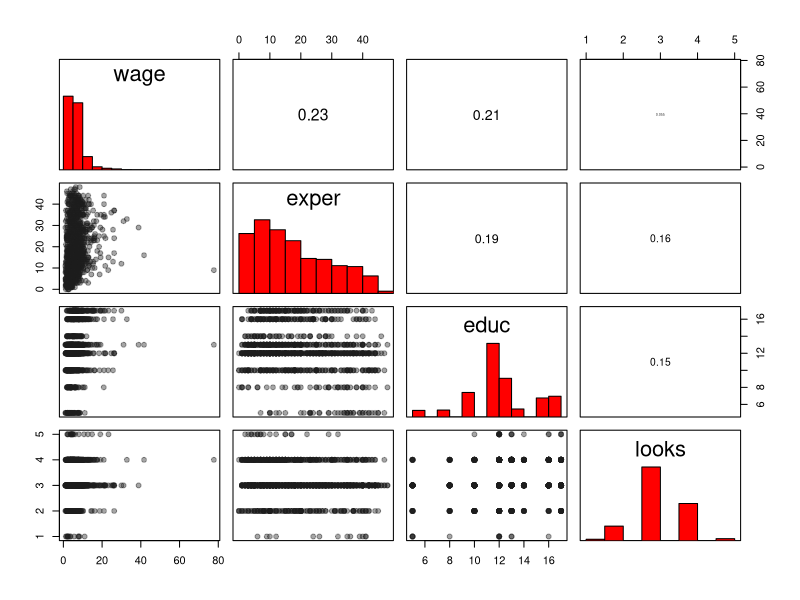
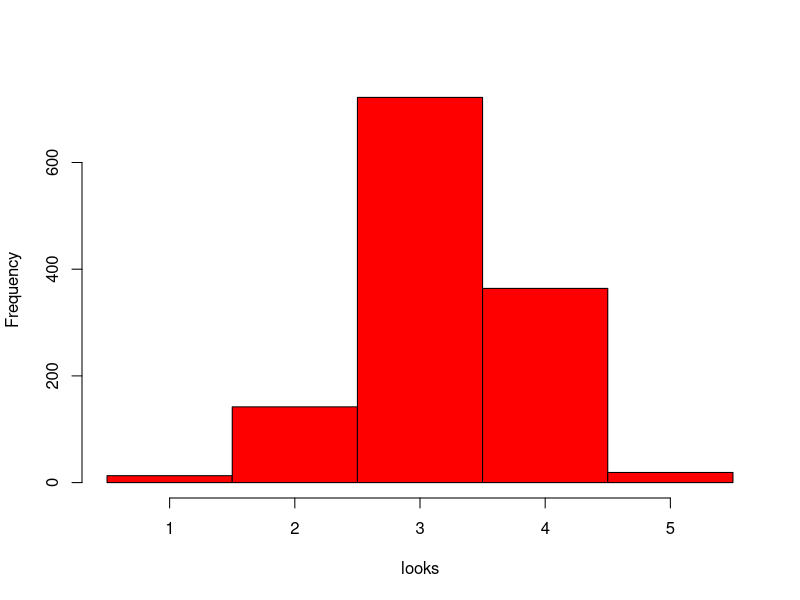
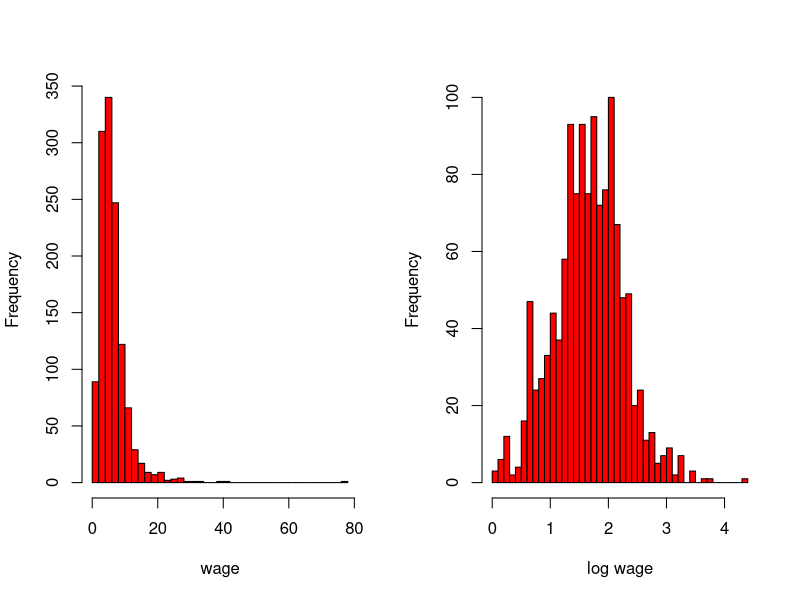

These charts were generated, in order, by the following R code: (Note: this script raises an error after producing the figures.)
## ---- chunk 1
library(lattice)
library(MASS)
library(lmtest)
library(sandwich)
library(mvtnorm)
library(car)

mycol <- rgb(30,30,30,100,maxColorValue=255)

mycoeftest <- function(m, EstType){
  beta  <- coef(m)[-1]
  Vbeta <- vcovHC(m, type = EstType)[-1,-1]
  D <- diag(1 / sqrt(diag(Vbeta)))
  t <- D %*% beta
  Cor <- D %*% Vbeta %*% t(D)
  m.df <- length(m$residuals) - length(beta)
  p_adj <- sapply(abs(t), function(x) 1-pmvt(-rep(x, length(beta)), rep(x, length(beta)), corr = Cor, df = m.df))
  c(NaN, p_adj)
}

addtrend <- function(x, y){
  y <- y[order(x)]
  x <- sort(x)  
  lines(x, predict(loess(y ~ x)), col = "red")
}
## ---- chunk 2
data <- read.csv("beauty.csv", sep=";")

panel.hist <- function(x, ...){
    usr <- par("usr"); on.exit(par(usr))
    par(usr = c(usr[1:2], 0, 1.5) )
    h <- hist(x, plot = FALSE)
    breaks <- h$breaks; nB <- length(breaks)
    y <- h$counts; y <- y/max(y)
    rect(breaks[-nB], 0, breaks[-1], y, col = "red", ...)
}

panel.cor <- function(x, y, digits = 2, prefix = "", cex.cor, ...){
    usr <- par("usr"); on.exit(par(usr))
    par(usr = c(0, 1, 0, 1))
    r <- abs(cor(x, y))
    txt <- format(c(r, 0.123456789), digits = digits)[1]
    txt <- paste0(prefix, txt)
    if(missing(cex.cor)) cex.cor <- 0.8/strwidth(txt)
    text(0.5, 0.5, txt, cex = cex.cor * r)
}

panel.dots <- function(x, y, ...){
  points(x, y, pch=19, col=mycol)
}

pairs(data[,c("wage", "exper", "educ", "looks")], diag.panel=panel.hist, 
      upper.panel = panel.cor, lower.panel = panel.dots)
## ---- chunk 3
hist(data$looks, col="red", breaks = seq(0.5, 5.5, by=1), main="", xlab="looks")
## ---- chunk 4
data$aboveavg <- rep(1, dim(data)[1]) * (data$looks>3)
data$belowavg <- rep(1, dim(data)[1]) * (data$looks<3)
data$looks <- NULL
## ---- chunk 5
par(mfrow=c(1,2))
hist(data$wage, col="red", main="", xlab="wage", breaks=50)
hist(log(data$wage), col="red", main="", xlab="log wage", breaks=50)
## ---- chunk 6
excluded <- subset(data, wage>45)
data     <- subset(data, wage<45)
## ---- chunk 7
par(mfrow=c(1,1))
boxcox(lm(wage~., data=data))
## ---- chunk 8
data$logwage <- log(data$wage)
data$wage <- NULL

excluded$logwage <- log(excluded$wage)
excluded$wage <- NULL
## ---- chunk 9
m1 <- lm(logwage ~., data=data)
## ---- chunk 10
s1 <-summary(m1)
s1$coefficients <- cbind(s1$coefficients, mycoeftest(m1, "HC0"))
dimnames(s1$coefficients)[[2]][5] <- "Adjusted p-value"
print(s1)
## ---- chunk 11
par(mfrow=c(3,2))

qqnorm(residuals(m1))
qqline(residuals(m1), col="red")
grid()

plot(1:dim(data)[1], rstandard(m1), xlab="i", ylab="Standardized residuals", col=mycol, pch=19)
addtrend(1:dim(data)[1], rstandard(m1))
grid()

plot(fitted(m1), rstandard(m1), xlab="Fitted values", ylab="Standardized residuals", col=mycol, pch=19)
addtrend(fitted(m1), rstandard(m1))
grid()

plot(data$educ, rstandard(m1), xlab="Education", ylab="Standardized residuals", col=mycol, pch=19)
addtrend(data$educ, rstandard(m1))
grid()

plot(data$exper, rstandard(m1), xlab="Experience", ylab="Standardized residuals", col=mycol, pch=19)
addtrend(data$exper, rstandard(m1))
grid()
## ---- chunk 12
m2 <- lm(logwage ~ . + I(exper^2) , data=data)
## ---- chunk 13
s2 <-summary(m2)
s2$coefficients <- cbind(s2$coefficients, mycoeftest(m2, "HC0"))
dimnames(s2$coefficients)[[2]][5] <- "Adjusted p-value"
print(s2)
## ---- chunk 14
add1(m2, ~ .^2, test="F")
## ---- chunk 15
par(mfrow=c(3,2))

qqnorm(residuals(m2))
qqline(residuals(m2), col="red")
grid()

plot(1:dim(data)[1], rstandard(m2), xlab="i", ylab="Standardized residuals", col=mycol, pch=19)
addtrend(1:dim(data)[1], rstandard(m2))
grid()

plot(fitted(m2), rstandard(m2), xlab="Fitted values", ylab="Standardized residuals", col=mycol, pch=19)
addtrend(fitted(m2), rstandard(m2))
grid()

plot(data$educ, rstandard(m2), xlab="Education", ylab="Standardized residuals", col=mycol, pch=19)
addtrend(data$educ, rstandard(m2))
grid()

plot(data$exper, rstandard(m2), xlab="Experience", ylab="Standardized residuals", col=mycol, pch=19)
addtrend(data$exper, rstandard(m2))
grid()

plot(data$exper^2, rstandard(m2), xlab="Experience^2", ylab="Standardized residuals", col=mycol, pch=19)
addtrend(data$exper^2, rstandard(m2))
grid()
## ---- chunk 16
m3 <- lm(logwage ~ exper+ exper*female + female + union + service + educ + aboveavg + belowavg + I(exper^2), data=data)
## ---- chunk 17
s3 <-summary(m3)
s3$coefficients <- cbind(s3$coefficients, mycoeftest(m3, "HC0"))
dimnames(s3$coefficients)[[2]][5] <- "Adjusted p-value"
print(s3)
## ---- chunk 18
par(mfrow=c(4,2))

qqnorm(residuals(m3))
qqline(residuals(m3), col="red")
grid()

plot(1:dim(data)[1], rstandard(m3), xlab="i", ylab="Standardized residuals", col=mycol, pch=19)
addtrend(1:dim(data)[1], rstandard(m3))
grid()

plot(fitted(m3), rstandard(m3), xlab="Fitted values", ylab="Standardized residuals", col=mycol, pch=19)
addtrend(fitted(m3), rstandard(m3))
grid()

plot(data$educ, rstandard(m3), xlab="Education", ylab="Standardized residuals", col=mycol, pch=19)
addtrend(data$educ, rstandard(m3))
grid()

plot(data$exper, rstandard(m3), xlab="Experience", ylab="Standardized residuals", col=mycol, pch=19)
addtrend(data$exper, rstandard(m3))
grid()

plot(data$exper^2, rstandard(m3), xlab="Experience^2", ylab="Standardized residuals", col=mycol, pch=19)
addtrend(data$exper^2, rstandard(m3))
grid()

plot(data$exper * data$female, rstandard(m3), xlab="Experience * Sex", ylab="Standardized residuals", col=mycol, pch=19)
addtrend(data$exper * data$female, rstandard(m3))
grid()
## ---- chunk 19
jtest(m2,m3)
## ---- chunk 20
m4 <- lm(logwage ~ exper + I(exper^2) + exper*female + female + black + female*black + married + female*married + union + service + educ + aboveavg + belowavg, data=data)
## ---- chunk 21
s4 <-summary(m4)
s4$coefficients <- cbind(s4$coefficients, mycoeftest(m4, "HC0"))
dimnames(s4$coefficients)[[2]][5] <- "Adjusted p-value"
print(s4)
## ---- chunk 22
par(mfrow=c(4,2))

qqnorm(residuals(m4))
qqline(residuals(m4), col="red")
grid()

plot(1:dim(data)[1], rstandard(m4), xlab="i", ylab="Standardized residuals", col=mycol, pch=19)
addtrend(1:dim(data)[1], rstandard(m4))
grid()

plot(fitted(m4), rstandard(m4), xlab="Fitted values", ylab="Standardized residuals", col=mycol, pch=19)
addtrend(fitted(m4), rstandard(m4))
grid()

plot(data$educ, rstandard(m4), xlab="Education", ylab="Standardized residuals", col=mycol, pch=19)
addtrend(data$educ, rstandard(m4))
grid()

plot(data$exper, rstandard(m4), xlab="Experience", ylab="Standardized residuals", col=mycol, pch=19)
addtrend(data$exper, rstandard(m4))
grid()

plot(data$exper^2, rstandard(m4), xlab="Experience^2", ylab="Standardized residuals", col=mycol, pch=19)
addtrend(data$exper^2, rstandard(m4))
grid()

plot(data$exper * data$female, rstandard(m4), xlab="Experience * Sex", ylab="Standardized residuals", col=mycol, pch=19)
addtrend(data$exper * data$female, rstandard(m4))
grid()
## ---- chunk 23
waldtest(m4, m3, vcov = vcovHC(m4, type = "HC0"))
## ---- chunk 24
add1(m4, ~ .^2, test="F")
## ---- chunk 25
m5 <- lm(logwage ~ exper + I(exper^2) + exper*female + female + black + female*black + union + service + educ + aboveavg + belowavg, data=data)

s5 <-summary(m5)
s5$coefficients <- cbind(s5$coefficients, mycoeftest(m5, "HC0"))
dimnames(s5$coefficients)[[2]][5] <- "Adjusted p-value"
print(s5)

waldtest(m4, m5, vcov = vcovHC(m4, type = "HC0"))
## ---- chunk 26
m5 <- lm(logwage ~ exper + I(exper^2) + exper*female + female + black + female*black + married + union + service + educ + aboveavg + belowavg, data=data)

s5 <-summary(m5)
s5$coefficients <- cbind(s5$coefficients, mycoeftest(m5, "HC0"))
dimnames(s5$coefficients)[[2]][5] <- "Adjusted p-value"
print(s5)

waldtest(m4, m5, vcov = vcovHC(m4, type = "HC0"))
## ---- chunk 27
par(mfrow=c(1,2))
plot(fitted(m4), cooks.distance(m4), xlab="Fitted log wages", ylab="Cook's distance")
lines(c(0,100), c(0.015, 0.015), col="red")
plot(data$logwage, cooks.distance(m4), xlab="Log wages", ylab="Cook's distance")
lines(c(0,100), c(0.015, 0.015), col="red")
## ---- chunk 28
excluded <- rbind(excluded, data[cooks.distance(m4)>0.015,])
data2 <-data[cooks.distance(m4)<=0.015,]
m6 <- lm(logwage ~ exper + I(exper^2) + exper*female + female + black + female*black + married + female*married + union + service + educ + aboveavg + belowavg, data=data2)
## ---- chunk 29
res <- cbind(coefficients(m4), coefficients(m6))
colnames(res) <- c("All data", "Filtered data")
res
## ---- chunk 30
s6 <-summary(m6)
s6$coefficients <- cbind(s6$coefficients, mycoeftest(m6, "HC0"))
dimnames(s6$coefficients)[[2]][5] <- "Adjusted p-value"
print(s6)
## ---- chunk 31
par(mfrow=c(4,2))

qqnorm(residuals(m6))
qqline(residuals(m6), col="red")
grid()

plot(1:dim(data2)[1], rstandard(m6), xlab="i", ylab="Standardized residuals", col=mycol, pch=19)
addtrend(1:dim(data2)[1], rstandard(m6))
grid()

plot(fitted(m6), rstandard(m6), xlab="Fitted values", ylab="Standardized residuals", col=mycol, pch=19)
addtrend(fitted(m6), rstandard(m6))
grid()

plot(data2$educ, rstandard(m6), xlab="Education", ylab="Standardized residuals", col=mycol, pch=19)
addtrend(data2$educ, rstandard(m6))
grid()

plot(data2$exper, rstandard(m6), xlab="Experience", ylab="Standardized residuals", col=mycol, pch=19)
addtrend(data2$exper, rstandard(m6))
grid()

plot(data2$exper^2, rstandard(m6), xlab="Experience^2", ylab="Standardized residuals", col=mycol, pch=19)
addtrend(data2$exper^2, rstandard(m6))
grid()

plot(data2$exper * data2$female, rstandard(m6), xlab="Experience * Sex", ylab="Standardized residuals", col=mycol, pch=19)
addtrend(data2$exper * data2$female, rstandard(m6))
grid()
## ---- chunk 32
m7 <- lm(logwage ~ exper + I(exper^2) + exper*female + female + black + female*married + married + union + service + educ + aboveavg + belowavg, data=data2)
s7 <-summary(m7)
s7$coefficients <- cbind(s7$coefficients, mycoeftest(m7, "HC0"))
dimnames(s7$coefficients)[[2]][5] <- "Adjusted p-value"
print(s7)
waldtest(m6, m7, vcov = vcovHC(m6, type = "HC0"))
# the same as above
waldtest(m6, m7, vcov = function(x) vcovHC(x, type = "HC0"))
## ---- chunk 33
par(mfrow=c(1,1))
plot(data2$logwage, fitted(m6), xlab="Log wage", ylab="Predicted log wage", pch=19, col=mycol, 
     xlim=c(0,max(excluded$logwage)), ylim=c(0,3))
lines(c(0,10), c(0,10), col="red")
points(excluded$logwage, predict(m6, excluded), col="red", pch=19)
grid()
## ---- chunk 34
coefficients(m6)[c("aboveavg", "belowavg")]
confint(m6)[c("aboveavg", "belowavg"),]
